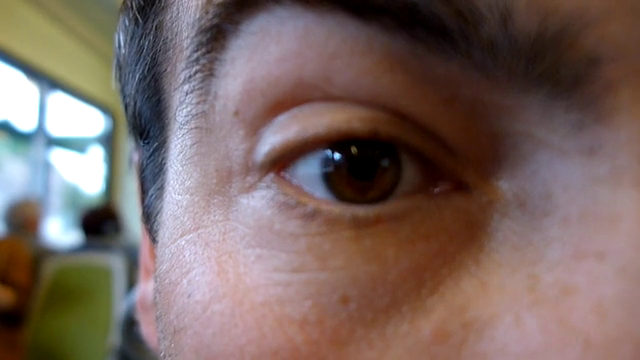
#> input picture frame 15 of experiments/_assets/eye_motion.mp4, 640 x 360 px, given in place of car.mp4, which was not available
$ python 05_manual_bg_subtraction.py
#> lines starting #> are read from the running program, lines starting #| are printed output that depends on the picture; pictures that were not available may be replaced by others from this repository, and a replacement may not be noted
import cv2
import os
import numpy as np

def main():
    """This script demonstrates a simple, manual method for background subtraction
    (Static Frame Differencing) to detect motion."""
    assets_path = os.path.join("..", "..", "_assets")
    video_path = os.path.join(assets_path, "car.mp4")
    cap = cv2.VideoCapture(video_path)

    if not cap.isOpened():
        print(f"Error: Could not open video file at {video_path}")
        return

    ret, first_frame = cap.read()
#> first_frame is the input picture: shape (360, 640, 3); mean B, G, R 97.9, 102.8, 121.2
    if not ret:
        print("Error: Could not read the first frame.")
        cap.release()
        return

    target_size = (640, 480)
    first_frame = cv2.resize(first_frame, target_size)
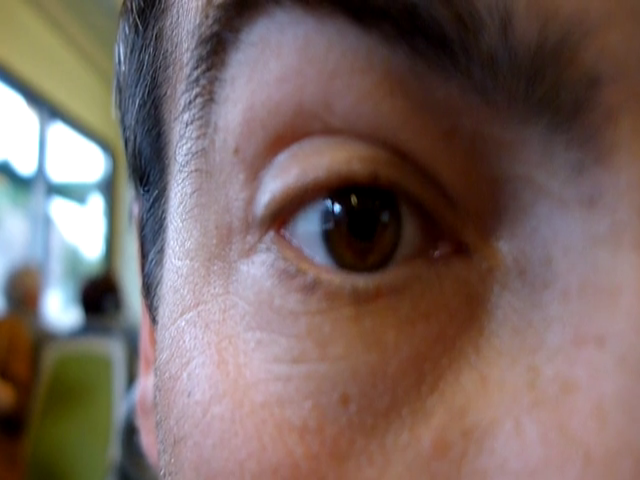
#> first_frame: shape (480, 640, 3); mean B, G, R 97.9, 102.8, 121.2
    background_gray = cv2.cvtColor(first_frame, cv2.COLOR_BGR2GRAY)
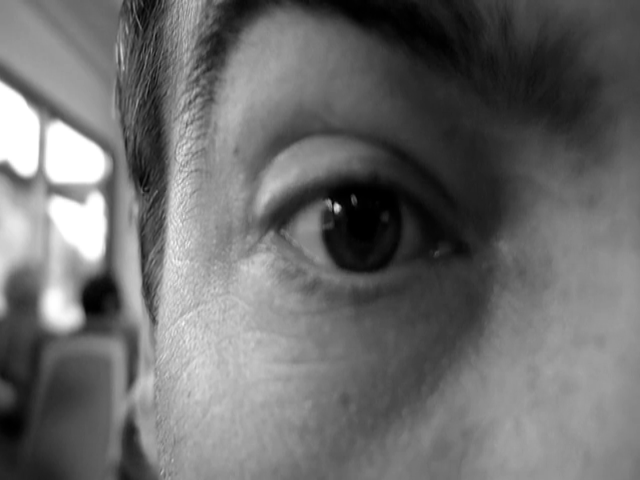
#> background_gray: shape (480, 640); min 0, max 255, mean 107.7
    background_gray = cv2.GaussianBlur(background_gray, (21, 21), 0)

    print("Detecting motion by differencing from the first frame. Press 'q' to quit.")

    while True:
        ret, frame = cap.read()
        if not ret:
            break

        current_frame = cv2.resize(frame, target_size)
        current_gray = cv2.cvtColor(current_frame, cv2.COLOR_BGR2GRAY)
        current_gray = cv2.GaussianBlur(current_gray, (21, 21), 0)

        frame_diff = cv2.absdiff(background_gray, current_gray)
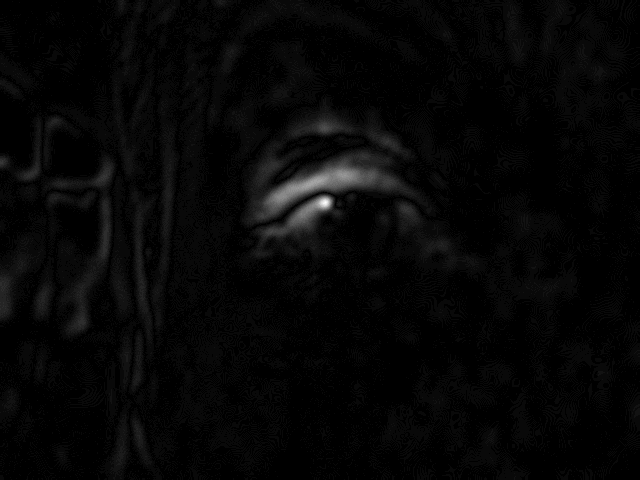
#> frame_diff: shape (480, 640); min 0, max 28, mean 0.7; drawn with min black and max white
        _, motion_mask = cv2.threshold(frame_diff, 50, 255, cv2.THRESH_BINARY)
#> motion_mask: shape (480, 640); every value is 0
        motion_mask = cv2.dilate(motion_mask, None, iterations=2) # Fill in holes

        cv2.imshow("Original Video", current_frame)
        cv2.imshow("Motion Mask", motion_mask)

        if cv2.waitKey(30) & 0xFF == ord('q'):
#> (key q is pressed here)
            break

    cap.release()
    cv2.destroyAllWindows()

if __name__ == "__main__":
    main()
